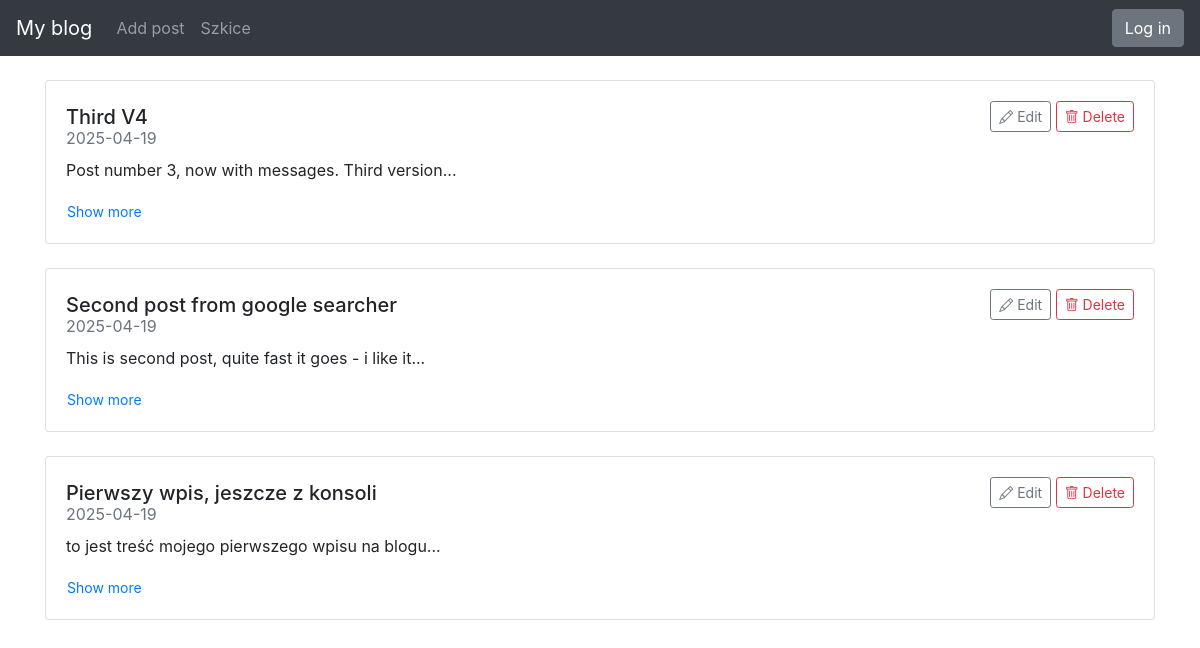
Before: / with the older database file.
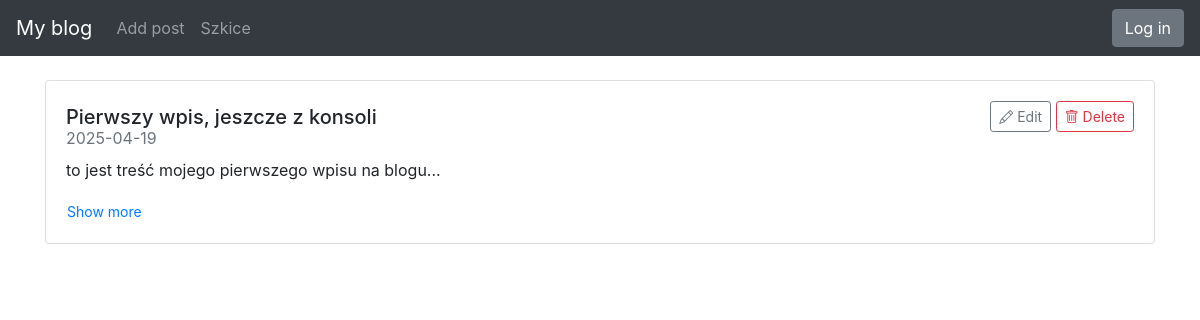
After: the same page with the newer database file.
### blog/models.py (models this page shows)
class Entry(db.Model):
    id = db.Column(db.Integer, primary_key=True)
    title = db.Column(db.String(80), nullable=False)
    body = db.Column(db.Text, nullable=False)
    pub_date = db.Column(db.DateTime, nullable=False,
                         default=datetime.datetime.utcnow)
    is_published = db.Column(db.Boolean, default=False)

### blog/routes.py (the view)
@app.route("/")
def index():
    all_posts = Entry.query.filter_by(is_published=True).order_by(Entry.pub_date.desc())
    return render_template("homepage.html", all_posts=all_posts)

### blog/templates/homepage.html (shortened to what this page needs)
{% extends "base.html" %}
{% block content %}
{% for post in all_posts %}
<div class="card mb-4">
  <div class="card-body">
    <div class="d-flex justify-content-between align-items-center">
      <h5 class="card-title mb-0">{{ post.title }}</h5>
      <div>
        <a href="{{ url_for('edit_entry', entry_id=post.id) }}" class="btn btn-sm btn-outline-secondary">
          <i class="bi bi-pencil"></i> Edit
        </a>
        <form action="{{ url_for('delete_entry', entry_id=post.id) }}" method="POST" style="display:inline;"
              onsubmit="return confirm('Sure you want to delete this post?');">
          <button type="submit" class="btn btn-sm btn-outline-danger">
            <i class="bi bi-trash"></i> Delete
          </button>
        </form>
      </div>
    </div>
    <p class="card-subtitle mb-2 text-muted">{{ post.pub_date.strftime('%Y-%m-%d') }}</p>
    <p id="preview-{{ post.id }}">{{ post.body[:100] }}...</p>
    <button class="btn btn-sm btn-link p-0" onclick="togglePost({{ post.id }})" id="btn-{{ post.id }}">Show more</button>
  </div>
</div>
{% endfor %}
{% endblock %}

### blog/templates/base.html (shortened to what this page needs)
<!doctype html>
<html lang="en">
<head>
    <link rel="stylesheet" href="https://stackpath.bootstrapcdn.com/bootstrap/4.5.0/css/bootstrap.min.css"
>
    <link rel="stylesheet" href="https://cdn.jsdelivr.net/npm/bootstrap-icons@1.10.5/font/bootstrap-icons.css">
</head>
<body>
<nav class="navbar navbar-expand-md navbar-dark bg-dark fixed-top">
    <a class="navbar-brand" href="{{ url_for('index') }}">My blog</a>
    <div class="collapse navbar-collapse" id="navbarsExampleDefault">
        <ul class="navbar-nav mr-auto">
            <li class="nav-item">
                <a class="nav-link" href="{{ url_for('create_entry') }}">Add post</a>
            </li>
            <li class="nav-item">
                <a class="nav-link" href="{{ url_for('list_drafts') }}">Szkice</a>
            </li>
        </ul>
        {% if session.logged_in %}
        <form class="form-inline my-2 my-lg-0" action="{{ url_for('logout') }}" method="POST">
            <button class="btn btn-secondary my-2 my-sm-0" type="submit">Log out</button>
        </form>
        {% else %}
        <a href="{{ url_for('login') }}" class="btn btn-secondary my-2 my-lg-0">Log in</a>
        {% endif %}
    </div>
</nav>
<main role="main" class="container">
    {% block content %}
    {% endblock %}
</main>
</body>
</html>

### blog/templates/base.html (style rules this page uses)
body { padding-top: 5rem; }

Changed rows visible on the page:
removed Entry: title "Third V4", pub_date "2025-04-19", body "Post number 3, now with messages. Third version"
removed Entry: title "Second post from google searcher", pub_date "2025-04-19", body "This is second post, quite fast it goes - i like it"
